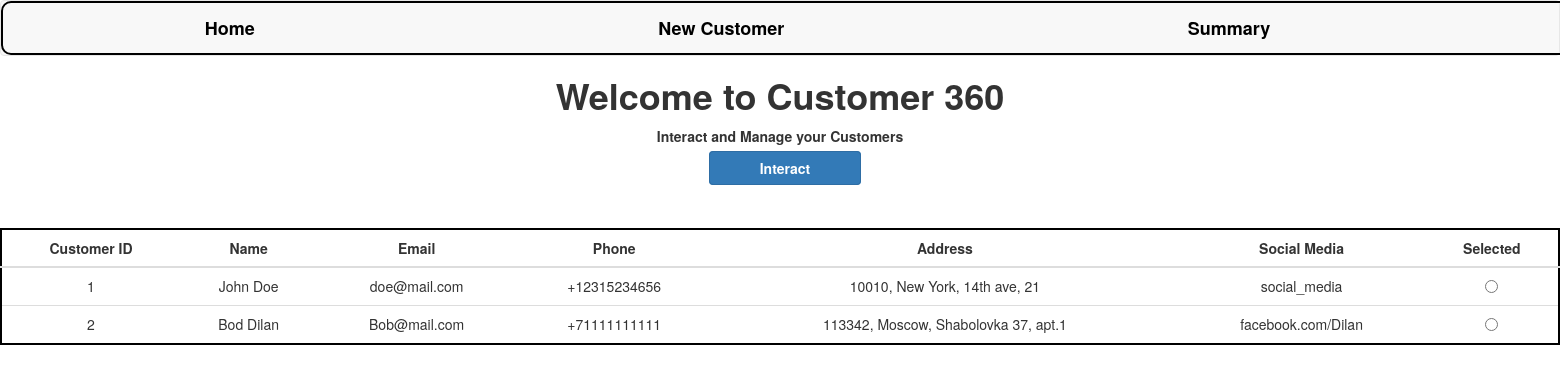
The page / on the database its author committed.
### customer360/models.py (models this page shows, shortened)
class Customer(models.Model):
    id = models.AutoField(primary_key=True)
    name = models.CharField(max_length=100)
    email = models.EmailField(max_length=100)
    phone = models.CharField(max_length=20)
    address = models.CharField(max_length=200)
    social_media = models.CharField(max_length=200, blank=True)

### customer360/views.py (the view)
# urls.py: path('',views.index,name="index"),
def index(request):
    customers = Customer.objects.all()
    context = {"customers":customers}
    return render(request,"index.html",context=context)

### customer360/templates/index.html (shortened to what this page needs)
{% extends 'base.html' %}
{% load static %}
{% block content %}
<html>
    <head>
    </head>
    <body>
        <h1>Welcome to Customer 360</h1>
        <p>Interact and Manage your Customers</p>
        <a class="btn btn-primary" style="font-weight:bold; display:inline" onclick="set_customer()">Interact</a>
        <table class="table">
            <thead>
                <tr>
                    <th>Customer ID</th>
                    <th>Name</th>
                    <th>Email</th>
                    <th>Phone</th>
                    <th>Address</th>
                    <th>Social Media</th>
                    <th>Selected</th>
                </tr>
            </thead>
            <tbody>
                {% for customer in customers %}
                    <tr>
                        <td>{{customer.id }}</td>
                        <td>{{customer.name }}</td>
                        <td>{{customer.email }}</td>
                        <td>{{customer.phone }}</td>
                        <td>{{customer.address }}</td>
                        <td>{{customer.social_media }}</td>
                        <td>
                            <input type="radio" name="selected_customers" value="{{ customer.id }}">
                        </td>
                    </tr>
                {% endfor %}
            </tbody>
        </table>
    </body>
</html>
{% endblock content %}

### customer360/templates/base.html (shortened to what this page needs)
{% load static %}
<!DOCTYPE html>
<html>
    <head>
        <link rel="stylesheet" href="https://maxcdn.bootstrapcdn.com/bootstrap/3.4.1/css/bootstrap.min.css">
        <link rel="stylesheet" href="{% static 'css/main.css' %}">
    </head>
    <body>
        <nav class="navbar navbar-default">
                <ul class="nav navbar-nav">
                    <li>
                        <a style="color:black;" href="/">Home</a>
                    </li>
                    <li>
                        <a  style="color:black;" href="/create">New Customer</a>
                    </li>
                    <li>
                        <a style="color:black;" href="/summary">Summary</a>
                    </li>
                </ul>
        </nav>
        {% block content %}
        {% endblock %}
    </body>
</html>

### customer360/static/css/main.css (style rules this page uses)
body { text-align: center; margin: auto; }
h1,p { font-weight: bold; }
table { margin: auto; border: 2px solid #000000; margin-top: 50px; border-radius: 15px; background-color: white; text-align: center; }
th { text-align: center; }
.nav { width: 200%; border: 2px solid black; border-radius: 10px; }
.nav li { margin-right: 6%; margin-left: 6%; font-size: large; font-weight: bold; }
.btn { display: flex; margin-top: 10px; margin-bottom: 10px; padding-left: 50px; padding-right: 50px; text-align: left; margin-left: 10px; }

### rows shown on the page
Customer: id "1", name "John Doe", email "doe@mail.com", phone "+12315234656", address "10010, New York, 14th ave, 21", social_media "social_media"
Customer: id "2", name "Bod Dilan", email "Bob@mail.com", phone "+71111111111", address "113342, Moscow, Shabolovka 37, apt.1", social_media "facebook.com/Dilan"
